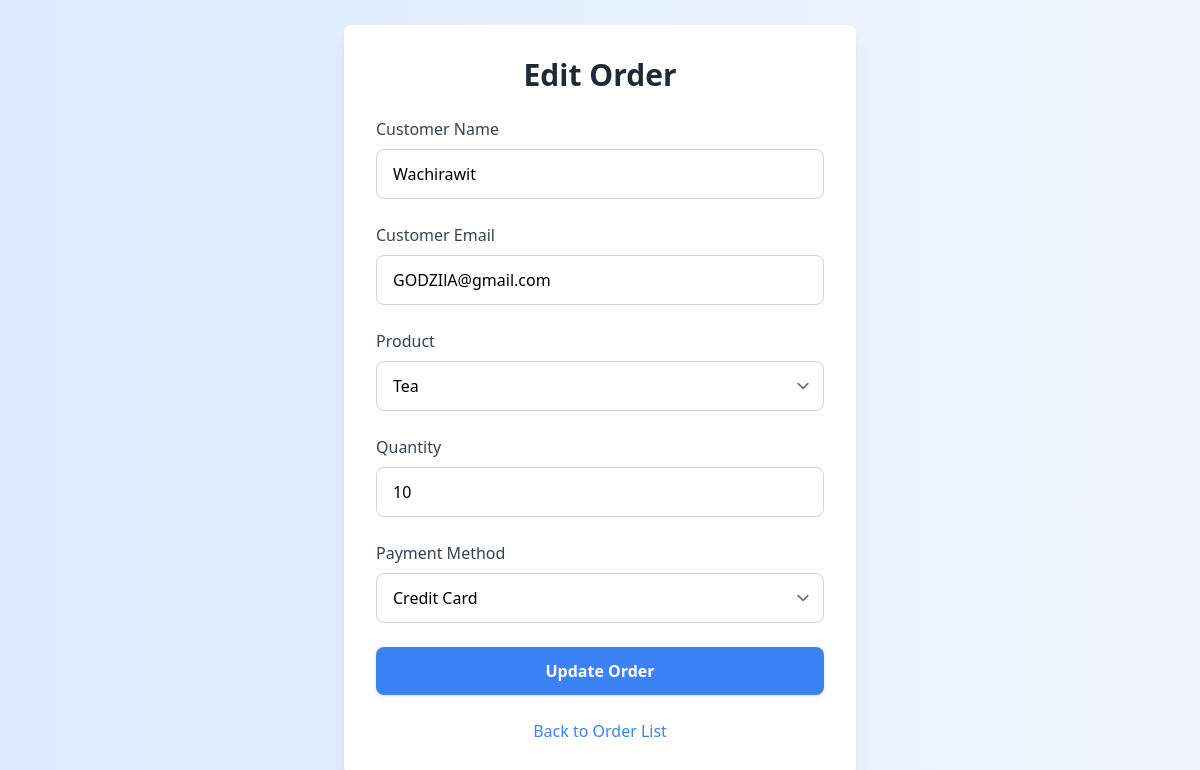
/edit-order/3/ (signed in), run on the app's committed database.
### myapp/models.py (models this page shows, shortened)
class Order(models.Model):
    PAYMENT_METHOD_CHOICES = [
        (1, 'Cash'),
        (2, 'Credit Card'),
        (3, 'Debit Card'),
        (4, 'Mobile Payment'),
    ]
    id = models.BigAutoField(primary_key=True)  # หากไม่ได้กำหนด ควรใช้ `BigAutoField` ในกรณีนี้
    created_at = models.DateTimeField(default=timezone.now)
    total_price = models.DecimalField(max_digits=10, decimal_places=2, default=0)
    payment_method = models.IntegerField(choices=PAYMENT_METHOD_CHOICES, default=1)
    customer = models.ForeignKey(Customer, on_delete=models.CASCADE)

class Customer(models.Model):
    user = models.OneToOneField(User, on_delete=models.CASCADE, null=True, blank=True)
    name = models.CharField(max_length=255)
    email = models.EmailField(unique=True)

class Product(models.Model):
    name = models.CharField(max_length=255)
    price = models.DecimalField(max_digits=10, decimal_places=2,default=1)
    stock = models.IntegerField(default=1)

class OrderItem(models.Model):
    order = models.ForeignKey(Order, related_name='items', on_delete=models.CASCADE)
    product = models.ForeignKey(Product, on_delete=models.CASCADE)
    quantity = models.IntegerField()
    price = models.DecimalField(max_digits=10, decimal_places=2)

### myapp/views.py (the view, shortened to what this page needs)
# urls.py: path('edit-order/<int:order_id>/', views.edit_order, name='edit_order'),  # เพิ่มเส้นทางสำหรับแก้ไข
@login_required
def edit_order(request, order_id):
    order = get_object_or_404(Order, id=order_id)
    products = Product.objects.all()
    context = {'order': order, 'products': products}
    return render(request, 'edit_order.html', context)

### myapp/templates/edit_order.html (shortened to what this page needs)
{% load static %}
<!DOCTYPE html>
<html lang="en">
<head>
    <link href="{% static 'css/dist/styles.css' %}" rel="stylesheet">
    <script src="https://cdn.tailwindcss.com"></script>
</head>
<body class="bg-gradient-to-r from-blue-100 to-blue-50 min-h-screen flex items-center justify-center p-6">
    <div class="container max-w-lg bg-white p-8 rounded-lg shadow-lg transform transition-all duration-500 hover:scale-105">
        <h2 class="text-3xl font-bold text-gray-800 mb-6 text-center">Edit Order</h2>
        <form method="POST" class="space-y-6">
            <div class="relative">
                <label class="block text-gray-700 font-medium mb-2" for="customer_name">Customer Name</label>
                <input type="text" name="customer_name" id="customer_name" value="{{ order.customer.name }}"
                       class="w-full px-4 py-3 border border-gray-300 rounded-lg focus:border-blue-400 focus:outline-none focus:ring-2 focus:ring-blue-200 transition">
            </div>
            <div class="relative">
                <label class="block text-gray-700 font-medium mb-2" for="customer_email">Customer Email</label>
                <input type="email" name="customer_email" id="customer_email" value="{{ order.customer.email }}"
                       class="w-full px-4 py-3 border border-gray-300 rounded-lg focus:border-blue-400 focus:outline-none focus:ring-2 focus:ring-blue-200 transition">
            </div>
            <div class="relative">
                <label class="block text-gray-700 font-medium mb-2" for="product">Product</label>
                <select name="product" id="product" class="w-full px-4 py-3 border border-gray-300 rounded-lg focus:border-blue-400 focus:outline-none focus:ring-2 focus:ring-blue-200 transition">
                    {% for product in products %}
                        <option value="{{ product.name }}" {% if product.name == order.items.first.product.name %}selected{% endif %}>
                            {{ product.name }}
                        </option>
                    {% endfor %}
                </select>
            </div>
            <div class="relative">
                <label class="block text-gray-700 font-medium mb-2" for="quantity">Quantity</label>
                <input type="number" name="quantity" id="quantity" value="{{ order.items.first.quantity }}"
                       class="w-full px-4 py-3 border border-gray-300 rounded-lg focus:border-blue-400 focus:outline-none focus:ring-2 focus:ring-blue-200 transition">
            </div>
            <div class="relative">
                <label class="block text-gray-700 font-medium mb-2" for="payment_method">Payment Method</label>
                <select name="payment_method" id="payment_method" class="w-full px-4 py-3 border border-gray-300 rounded-lg focus:border-blue-400 focus:outline-none focus:ring-2 focus:ring-blue-200 transition">
                    <option value="2" {% if order.payment_method == 2 %}selected{% endif %}>Credit Card</option>
                </select>
            </div>
            <button type="submit" class="w-full bg-blue-500 text-white font-semibold py-3 rounded-lg shadow hover:bg-blue-600 transition duration-200 focus:outline-none focus:ring-2 focus:ring-blue-200">
                Update Order
            </button>
        </form>
        <div class="text-center mt-6">
            <a href="{% url 'order_list' %}" class="text-blue-500 hover:underline">Back to Order List</a>
        </div>
    </div>
</body>
</html>

### data on the page
Order: customer_name "Wachirawit", customer_email "GODZIlA@gmail.com", product "Tea", quantity "10", payment_method "Credit Card"
